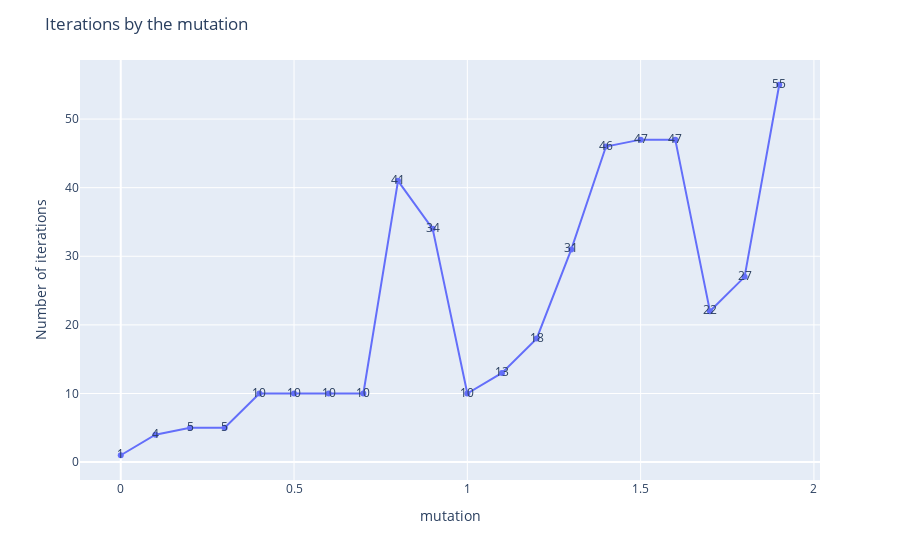

The code cell stored with this chart in its notebook:
### Code cell
myline = px.line(x=df.columns, y= df.values.ravel(), text= df.values.ravel())
fig = go.Figure(myline,
    layout=go.Layout(height=600, width=800)
)
fig.update_layout(title="Iterations by the mutation ", yaxis_title="Number of iterations",
    xaxis_title = 'mutation')
fig.show()

### Figure 1 — Plotly figure (JSON) as saved in the notebook; plotly's stock layout.template omitted (floating-point values rounded to 4 significant figures)
{"data": [{"hovertemplate": "x=%{x}<br>y=%{y}<br>text=%{text}<extra></extra>", "legendgroup": "", "line": {"color": "#636efa", "dash": "solid"}, "marker": {"symbol": "circle"}, "mode": "markers+text+lines", "name": "", "orientation": "v", "showlegend": false, "text": [1, 4, 5, 5, 10, 10, 10, 10, 41, 34, 10, 13, 18, 31, 46, 47, 47, 22, 27, 55], "type": "scatter", "x": [0, 0.1, 0.2, 0.3, 0.4, 0.5, 0.6, 0.7, 0.8, 0.9, 1, 1.1, 1.2, 1.3, 1.4, 1.5, 1.6, 1.7, 1.8, 1.9], "xaxis": "x", "y": [1, 4, 5, 5, 10, 10, 10, 10, 41, 34, 10, 13, 18, 31, 46, 47, 47, 22, 27, 55], "yaxis": "y"}], "layout": {"legend": {"tracegroupgap": 0}, "margin": {"t": 60}, "title": {"text": "Iterations by the mutation "}, "xaxis": {"anchor": "y", "domain": [0, 1], "title": {"text": "mutation"}}, "yaxis": {"anchor": "x", "domain": [0, 1], "title": {"text": "Number of iterations"}}}}
